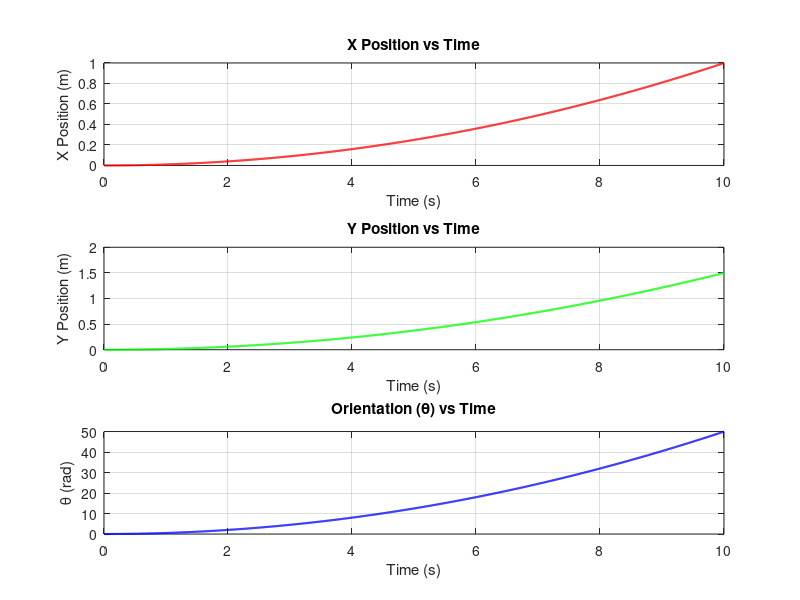
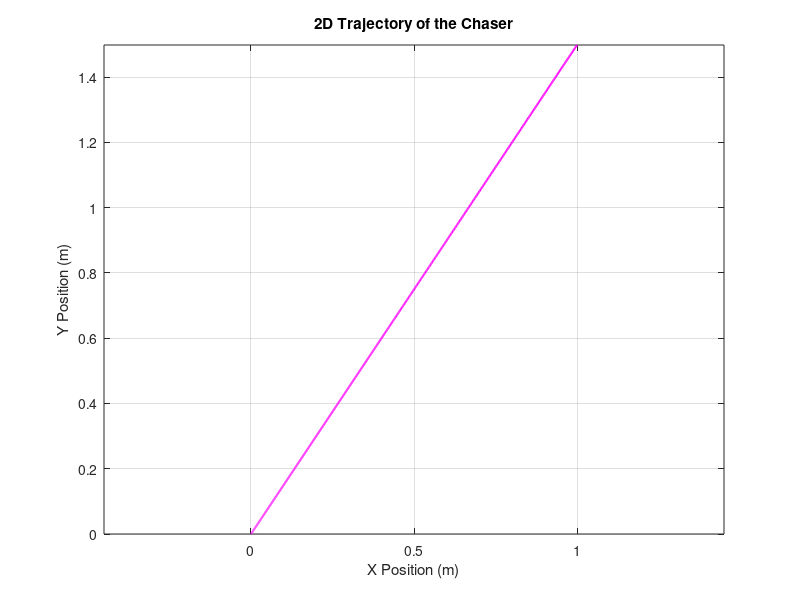

Recreate these plots in MATLAB, in order.
% Parameters
m = 10; % Mass of Chaser (kg)
I = 0.1; % Moment of Inertia (kg.m^2)

% State-space matrices for translational dynamics
A_trans = [0 0 1 0; 
           0 0 0 1; 
           0 0 0 0; 
           0 0 0 0];

B_trans = [0 0; 
           0 0; 
           1/m 0; 
           0 1/m];

% State-space matrices for rotational dynamics
A_rot = [0 1; 
         0 0];

B_rot = [0; 
         1/I];

% Combine translational and rotational into one model
A = blkdiag(A_trans, A_rot);
B = [B_trans, zeros(4, 1); zeros(2, 2), B_rot];

% Define control inputs (forces and torque)
F_x = 0.2; % Force in the X-direction (N)
F_y = 0.3; % Force in the Y-direction (N)
tau = 0.1; % Torque (Nm)

% Combine Inputs
u = [F_x; F_y; tau]; % Input vector (forces and torque)

% Simulation parameters
dt = 0.01; % Time step (s)
T = 10; % Total simulation time (s)
time = 0:dt:T; % Time vector
n_steps = length(time);

% Initial state
x0 = [0; 0; 0; 0; 0; 0]; % [x, y, vx, vy, theta, omega]
state = zeros(length(x0), n_steps);
state(:, 1) = x0;

% Simulate state trajectories
for i = 2:n_steps
    state(:, i) = state(:, i-1) + dt * (A * state(:, i-1) + B * [u(1:2); u(3)]);
end

% Extract individual states
x_pos = state(1, :); % X position
y_pos = state(2, :); % Y position
theta = state(5, :); % Orientation (theta)

% Plot results
figure;

subplot(3, 1, 1);
plot(time, x_pos, 'r', 'LineWidth', 1.5);
title('X Position vs Time');
xlabel('Time (s)');
ylabel('X Position (m)');
grid on;

subplot(3, 1, 2);
plot(time, y_pos, 'g', 'LineWidth', 1.5);
title('Y Position vs Time');
xlabel('Time (s)');
ylabel('Y Position (m)');
grid on;

subplot(3, 1, 3);
plot(time, theta, 'b', 'LineWidth', 1.5);
title('Orientation (\theta) vs Time');
xlabel('Time (s)');
ylabel('\theta (rad)');
grid on;

% Optional: 2D Trajectory Plot
figure;
plot(x_pos, y_pos, 'm', 'LineWidth', 1.5);
title('2D Trajectory of the Chaser');
xlabel('X Position (m)');
ylabel('Y Position (m)');
grid on;
axis equal;
